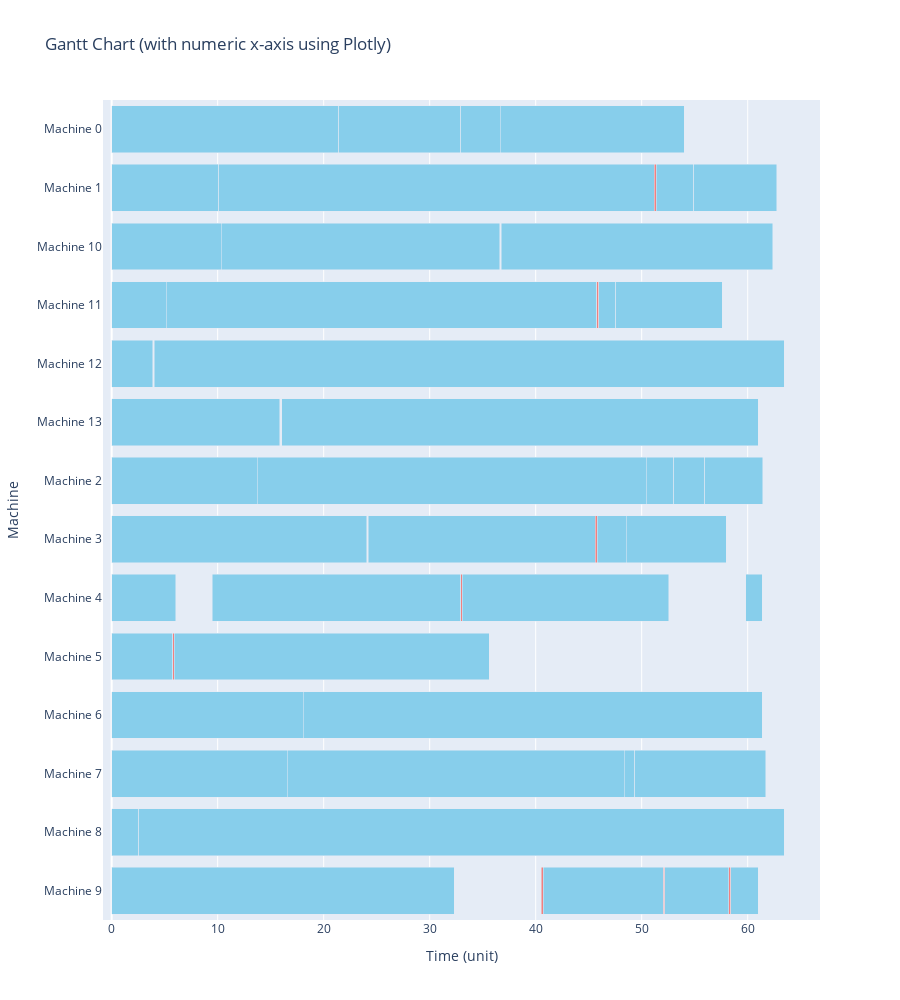

Notebook cell for this chart:
### Code cell
import plotly.express as px
import plotly.graph_objects as go
import pandas as pd

ganttData = []
for j in range(J):
    idMachine = int(np.argmax(z.value[j], axis=0))
    if (j >= 14) and (matrixPcard[j-1] != matrixPcard[j]):
        ganttData.append({
        'Job': f'Setup {j}',
        'Start': float(C.value[j] - p[j] - r*int(matrixPcard[j-1] != matrixPcard[j])),
        'End': float(C.value[j] - p[j]),
        'Machine': f'Machine {idMachine}'
    })
    ganttData.append({
        'Job': f'Job {j}',
        'Start': float(C.value[j] - p[j]),
        'End': float(C.value[j]),
        'Machine': f'Machine {idMachine}'
    })
dfGantt = pd.DataFrame(ganttData)

machine_list = sorted(dfGantt["Machine"].unique())
machine_to_y = {machine: idx for idx, machine in enumerate(machine_list)}

# Plotly 그래프 객체 초기화
fig = go.Figure()

# 각 작업/Setup을 개별 막대로 그림
for _, row in dfGantt.iterrows():
    fig.add_trace(go.Bar(
        x=[row["End"] - row["Start"]],
        y=[machine_to_y[row["Machine"]]],
        base=[row["Start"]],
        orientation='h',
        name=row["Job"],
        hovertext=f'{row["Job"]}: {row["Start"]} ~ {row["End"]}',
        hoverinfo='text',
        marker_color="lightcoral" if "Setup" in row["Job"] else "skyblue",
        showlegend=False
    ))

# y축 설정
fig.update_yaxes(
    tickvals=list(machine_to_y.values()),
    ticktext=list(machine_to_y.keys()),
    title="Machine",
    autorange="reversed"
)

# x축 수치형으로 설정
fig.update_xaxes(title="Time (unit)", type='linear')

# 기타 레이아웃
fig.update_layout(
    title="Gantt Chart (with numeric x-axis using Plotly)",
    barmode='stack',
    height=300 + 50 * len(machine_to_y)
)

fig.show()

### Figure 1 — Plotly figure (JSON) as saved in the notebook; plotly's stock layout.template omitted (floating-point values rounded to 4 significant figures)
{"data": [{"base": [0], "hoverinfo": "text", "hovertext": "Job 0: 0.0 ~ 21.425466794860593", "marker": {"color": "skyblue"}, "name": "Job 0", "orientation": "h", "showlegend": false, "type": "bar", "x": [21.43], "y": [0]}, {"base": [0], "hoverinfo": "text", "hovertext": "Job 1: 0.0 ~ 10.124236607652044", "marker": {"color": "skyblue"}, "name": "Job 1", "orientation": "h", "showlegend": false, "type": "bar", "x": [10.12], "y": [1]}, {"base": [0], "hoverinfo": "text", "hovertext": "Job 2: 0.0 ~ 13.722138378869634", "marker": {"color": "skyblue"}, "name": "Job 2", "orientation": "h", "showlegend": false, "type": "bar", "x": [13.72], "y": [6]}, {"base": [0], "hoverinfo": "text", "hovertext": "Job 3: 0.0 ~ 24.03930993517298", "marker": {"color": "skyblue"}, "name": "Job 3", "orientation": "h", "showlegend": false, "type": "bar", "x": [24.04], "y": [7]}, {"base": [0], "hoverinfo": "text", "hovertext": "Job 4: 0.0 ~ 6.0460507705146185", "marker": {"color": "skyblue"}, "name": "Job 4", "orientation": "h", "showlegend": false, "type": "bar", "x": [6.046], "y": [8]}, {"base": [0], "hoverinfo": "text", "hovertext": "Job 5: 0.0 ~ 5.758065106216262", "marker": {"color": "skyblue"}, "name": "Job 5", "orientation": "h", "showlegend": false, "type": "bar", "x": [5.758], "y": [9]}, {"base": [0], "hoverinfo": "text", "hovertext": "Job 6: 0.0 ~ 18.091174437577425", "marker": {"color": "skyblue"}, "name": "Job 6", "orientation": "h", "showlegend": false, "type": "bar", "x": [18.09], "y": [10]}, {"base": [0], "hoverinfo": "text", "hovertext": "Job 7: 0.0 ~ 16.56546632233365", "marker": {"color": "skyblue"}, "name": "Job 7", "orientation": "h", "showlegend": false, "type": "bar", "x": [16.57], "y": [11]}, {"base": [0], "hoverinfo": "text", "hovertext": "Job 8: 0.0 ~ 2.56446324861317", "marker": {"color": "skyblue"}, "name": "Job 8", "orientation": "h", "showlegend": false, "type": "bar", "x": [2.564], "y": [12]}, {"base": [0], "hoverinfo": "text", "hovertext": "Job 9: 0.0 ~ 32.309221464072294", "marker": {"color": "skyblue"}, "name": "Job 9", "orientation": "h", "showlegend": false, "type": "bar", "x": [32.31], "y": [13]}, {"base": [0], "hoverinfo": "text", "hovertext": "Job 10: 0.0 ~ 10.340302763802985", "marker": {"color": "skyblue"}, "name": "Job 10", "orientation": "h", "showlegend": false, "type": "bar", "x": [10.34], "y": [2]}, {"base": [0], "hoverinfo": "text", "hovertext": "Job 11: 0.0 ~ 5.13267390723961", "marker": {"color": "skyblue"}, "name": "Job 11", "orientation": "h", "showlegend": false, "type": "bar", "x": [5.133], "y": [3]}, {"base": [0], "hoverinfo": "text", "hovertext": "Job 12: 0.0 ~ 3.853552454371481", "marker": {"color": "skyblue"}, "name": "Job 12", "orientation": "h", "showlegend": false, "type": "bar", "x": [3.854], "y": [4]}, {"base": [0], "hoverinfo": "text", "hovertext": "Job 13: 0.0 ~ 15.875176881548244", "marker": {"color": "skyblue"}, "name": "Job 13", "orientation": "h", "showlegend": false, "type": "bar", "x": [15.88], "y": [5]}, {"base": [5.758], "hoverinfo": "text", "hovertext": "Setup 14: 5.758065106216037 ~ 5.918065106216037", "marker": {"color": "lightcoral"}, "name": "Setup 14", "orientation": "h", "showlegend": false, "type": "bar", "x": [0.16], "y": [9]}, {"base": [5.918], "hoverinfo": "text", "hovertext": "Job 14: 5.918065106216037 ~ 35.60821187195632", "marker": {"color": "skyblue"}, "name": "Job 14", "orientation": "h", "showlegend": false, "type": "bar", "x": [29.69], "y": [9]}, {"base": [24.2], "hoverinfo": "text", "hovertext": "Job 15: 24.199309935172977 ~ 45.80115192628706", "marker": {"color": "skyblue"}, "name": "Job 15", "orientation": "h", "showlegend": false, "type": "bar", "x": [21.6], "y": [7]}, {"base": [10.34], "hoverinfo": "text", "hovertext": "Job 16: 10.340302763802985 ~ 36.59948486061534", "marker": {"color": "skyblue"}, "name": "Job 16", "orientation": "h", "showlegend": false, "type": "bar", "x": [26.26], "y": [2]}, {"base": [50.5], "hoverinfo": "text", "hovertext": "Job 17: 50.49823020265243 ~ 53.044402952898324", "marker": {"color": "skyblue"}, "name": "Job 17", "orientation": "h", "showlegend": false, "type": "bar", "x": [2.546], "y": [6]}, {"base": [21.43], "hoverinfo": "text", "hovertext": "Job 18: 21.42546679486059 ~ 32.92988087421812", "marker": {"color": "skyblue"}, "name": "Job 18", "orientation": "h", "showlegend": false, "type": "bar", "x": [11.5], "y": [0]}, {"base": [4.014], "hoverinfo": "text", "hovertext": "Job 19: 4.013552454371705 ~ 63.437948202820834", "marker": {"color": "skyblue"}, "name": "Job 19", "orientation": "h", "showlegend": false, "type": "bar", "x": [59.42], "y": [4]}, {"base": [9.467], "hoverinfo": "text", "hovertext": "Job 20: 9.46716329037232 ~ 32.92988087421809", "marker": {"color": "skyblue"}, "name": "Job 20", "orientation": "h", "showlegend": false, "type": "bar", "x": [23.46], "y": [8]}, {"base": [16.04], "hoverinfo": "text", "hovertext": "Job 21: 16.03517688154824 ~ 60.97354763213123", "marker": {"color": "skyblue"}, "name": "Job 21", "orientation": "h", "showlegend": false, "type": "bar", "x": [44.94], "y": [5]}, {"base": [58.23], "hoverinfo": "text", "hovertext": "Setup 22: 58.233367633925766 ~ 58.39336763392576", "marker": {"color": "lightcoral"}, "name": "Setup 22", "orientation": "h", "showlegend": false, "type": "bar", "x": [0.16], "y": [13]}, {"base": [58.39], "hoverinfo": "text", "hovertext": "Job 22: 58.39336763392576 ~ 60.97354763213129", "marker": {"color": "skyblue"}, "name": "Job 22", "orientation": "h", "showlegend": false, "type": "bar", "x": [2.58], "y": [13]}, {"base": [36.76], "hoverinfo": "text", "hovertext": "Job 23: 36.759484860615345 ~ 62.35248894128472", "marker": {"color": "skyblue"}, "name": "Job 23", "orientation": "h", "showlegend": false, "type": "bar", "x": [25.59], "y": [2]}, {"base": [49.12], "hoverinfo": "text", "hovertext": "Setup 24: 49.11775448116524 ~ 49.27775448116524", "marker": {"color": "lightcoral"}, "name": "Setup 24", "orientation": "h", "showlegend": false, "type": "bar", "x": [0.16], "y": [11]}, {"base": [49.28], "hoverinfo": "text", "hovertext": "Job 24: 49.27775448116524 ~ 61.70394462399851", "marker": {"color": "skyblue"}, "name": "Job 24", "orientation": "h", "showlegend": false, "type": "bar", "x": [12.43], "y": [11]}, {"base": [5.133], "hoverinfo": "text", "hovertext": "Job 25: 5.132673907239841 ~ 45.7743840833467", "marker": {"color": "skyblue"}, "name": "Job 25", "orientation": "h", "showlegend": false, "type": "bar", "x": [40.64], "y": [3]}, {"base": [48.57], "hoverinfo": "text", "hovertext": "Job 26: 48.5747000871479 ~ 57.99819965921769", "marker": {"color": "skyblue"}, "name": "Job 26", "orientation": "h", "showlegend": false, "type": "bar", "x": [9.423], "y": [7]}, {"base": [48.42], "hoverinfo": "text", "hovertext": "Job 27: 48.42061721333966 ~ 49.27775448116529", "marker": {"color": "skyblue"}, "name": "Job 27", "orientation": "h", "showlegend": false, "type": "bar", "x": [0.8571], "y": [11]}, {"base": [32.93], "hoverinfo": "text", "hovertext": "Setup 28: 32.92988087421811 ~ 33.0898808742181", "marker": {"color": "lightcoral"}, "name": "Setup 28", "orientation": "h", "showlegend": false, "type": "bar", "x": [0.16], "y": [8]}, {"base": [33.09], "hoverinfo": "text", "hovertext": "Job 28: 33.0898808742181 ~ 52.565121346683284", "marker": {"color": "skyblue"}, "name": "Job 28", "orientation": "h", "showlegend": false, "type": "bar", "x": [19.48], "y": [8]}, {"base": [47.49], "hoverinfo": "text", "hovertext": "Job 29: 47.490438332782 ~ 57.611868635381484", "marker": {"color": "skyblue"}, "name": "Job 29", "orientation": "h", "showlegend": false, "type": "bar", "x": [10.12], "y": [3]}, {"base": [52.02], "hoverinfo": "text", "hovertext": "Setup 30: 52.01547308259091 ~ 52.175473082590905", "marker": {"color": "lightcoral"}, "name": "Setup 30", "orientation": "h", "showlegend": false, "type": "bar", "x": [0.16], "y": [13]}, {"base": [52.18], "hoverinfo": "text", "hovertext": "Job 30: 52.175473082590905 ~ 58.2333676339257", "marker": {"color": "skyblue"}, "name": "Job 30", "orientation": "h", "showlegend": false, "type": "bar", "x": [6.058], "y": [13]}, {"base": [32.93], "hoverinfo": "text", "hovertext": "Job 31: 32.92988087421814 ~ 36.63407706777413", "marker": {"color": "skyblue"}, "name": "Job 31", "orientation": "h", "showlegend": false, "type": "bar", "x": [3.704], "y": [0]}, {"base": [40.53], "hoverinfo": "text", "hovertext": "Setup 32: 40.53278191643282 ~ 40.692781916432814", "marker": {"color": "lightcoral"}, "name": "Setup 32", "orientation": "h", "showlegend": false, "type": "bar", "x": [0.16], "y": [13]}, {"base": [40.69], "hoverinfo": "text", "hovertext": "Job 32: 40.692781916432814 ~ 52.01547308259088", "marker": {"color": "skyblue"}, "name": "Job 32", "orientation": "h", "showlegend": false, "type": "bar", "x": [11.32], "y": [13]}, {"base": [45.64], "hoverinfo": "text", "hovertext": "Setup 33: 45.641151926286994 ~ 45.80115192628699", "marker": {"color": "lightcoral"}, "name": "Setup 33", "orientation": "h", "showlegend": false, "type": "bar", "x": [0.16], "y": [7]}, {"base": [45.8], "hoverinfo": "text", "hovertext": "Job 33: 45.80115192628699 ~ 48.57470008714789", "marker": {"color": "skyblue"}, "name": "Job 33", "orientation": "h", "showlegend": false, "type": "bar", "x": [2.774], "y": [7]}, {"base": [53.04], "hoverinfo": "text", "hovertext": "Job 34: 53.04440295289827 ~ 55.93845067741954", "marker": {"color": "skyblue"}, "name": "Job 34", "orientation": "h", "showlegend": false, "type": "bar", "x": [2.894], "y": [6]}, {"base": [10.12], "hoverinfo": "text", "hovertext": "Job 35: 10.124236607652044 ~ 51.350735874427876", "marker": {"color": "skyblue"}, "name": "Job 35", "orientation": "h", "showlegend": false, "type": "bar", "x": [41.23], "y": [1]}, {"base": [55.94], "hoverinfo": "text", "hovertext": "Job 36: 55.93845067741962 ~ 61.437476583310136", "marker": {"color": "skyblue"}, "name": "Job 36", "orientation": "h", "showlegend": false, "type": "bar", "x": [5.499], "y": [6]}, {"base": [54.89], "hoverinfo": "text", "hovertext": "Job 37: 54.88549210121552 ~ 62.76031783757756", "marker": {"color": "skyblue"}, "name": "Job 37", "orientation": "h", "showlegend": false, "type": "bar", "x": [7.875], "y": [1]}, {"base": [18.09], "hoverinfo": "text", "hovertext": "Job 38: 18.09117443757743 ~ 61.38276004839919", "marker": {"color": "skyblue"}, "name": "Job 38", "orientation": "h", "showlegend": false, "type": "bar", "x": [43.29], "y": [10]}, {"base": [36.63], "hoverinfo": "text", "hovertext": "Job 39: 36.63407706777413 ~ 54.02480446348024", "marker": {"color": "skyblue"}, "name": "Job 39", "orientation": "h", "showlegend": false, "type": "bar", "x": [17.39], "y": [0]}, {"base": [2.564], "hoverinfo": "text", "hovertext": "Job 40: 2.5644632486131727 ~ 63.43706264558767", "marker": {"color": "skyblue"}, "name": "Job 40", "orientation": "h", "showlegend": false, "type": "bar", "x": [60.87], "y": [12]}, {"base": [45.77], "hoverinfo": "text", "hovertext": "Setup 41: 45.77438408334672 ~ 45.934384083346714", "marker": {"color": "lightcoral"}, "name": "Setup 41", "orientation": "h", "showlegend": false, "type": "bar", "x": [0.16], "y": [3]}, {"base": [45.93], "hoverinfo": "text", "hovertext": "Job 41: 45.934384083346714 ~ 47.490438332782006", "marker": {"color": "skyblue"}, "name": "Job 41", "orientation": "h", "showlegend": false, "type": "bar", "x": [1.556], "y": [3]}, {"base": [51.19], "hoverinfo": "text", "hovertext": "Setup 42: 51.19073587442788 ~ 51.350735874427876", "marker": {"color": "lightcoral"}, "name": "Setup 42", "orientation": "h", "showlegend": false, "type": "bar", "x": [0.16], "y": [1]}, {"base": [51.35], "hoverinfo": "text", "hovertext": "Job 42: 51.350735874427876 ~ 54.88549210121551", "marker": {"color": "skyblue"}, "name": "Job 42", "orientation": "h", "showlegend": false, "type": "bar", "x": [3.535], "y": [1]}, {"base": [13.72], "hoverinfo": "text", "hovertext": "Job 43: 13.722138378869637 ~ 50.49823020265242", "marker": {"color": "skyblue"}, "name": "Job 43", "orientation": "h", "showlegend": false, "type": "bar", "x": [36.78], "y": [6]}, {"base": [16.57], "hoverinfo": "text", "hovertext": "Job 44: 16.56546632233388 ~ 48.420617213339725", "marker": {"color": "skyblue"}, "name": "Job 44", "orientation": "h", "showlegend": false, "type": "bar", "x": [31.86], "y": [11]}, {"base": [59.82], "hoverinfo": "text", "hovertext": "Job 45: 59.821450490390035 ~ 61.38276004839919", "marker": {"color": "skyblue"}, "name": "Job 45", "orientation": "h", "showlegend": false, "type": "bar", "x": [1.561], "y": [8]}], "layout": {"barmode": "stack", "height": 1000, "title": {"text": "Gantt Chart (with numeric x-axis using Plotly)"}, "xaxis": {"title": {"text": "Time (unit)"}, "type": "linear"}, "yaxis": {"autorange": "reversed", "ticktext": ["Machine 0", "Machine 1", "Machine 10", "Machine 11", "Machine 12", "Machine 13", "Machine 2", "Machine 3", "Machine 4", "Machine 5", "Machine 6", "Machine 7", "Machine 8", "Machine 9"], "tickvals": [0, 1, 2, 3, 4, 5, 6, 7, 8, 9, 10, 11, 12, 13], "title": {"text": "Machine"}}}}
